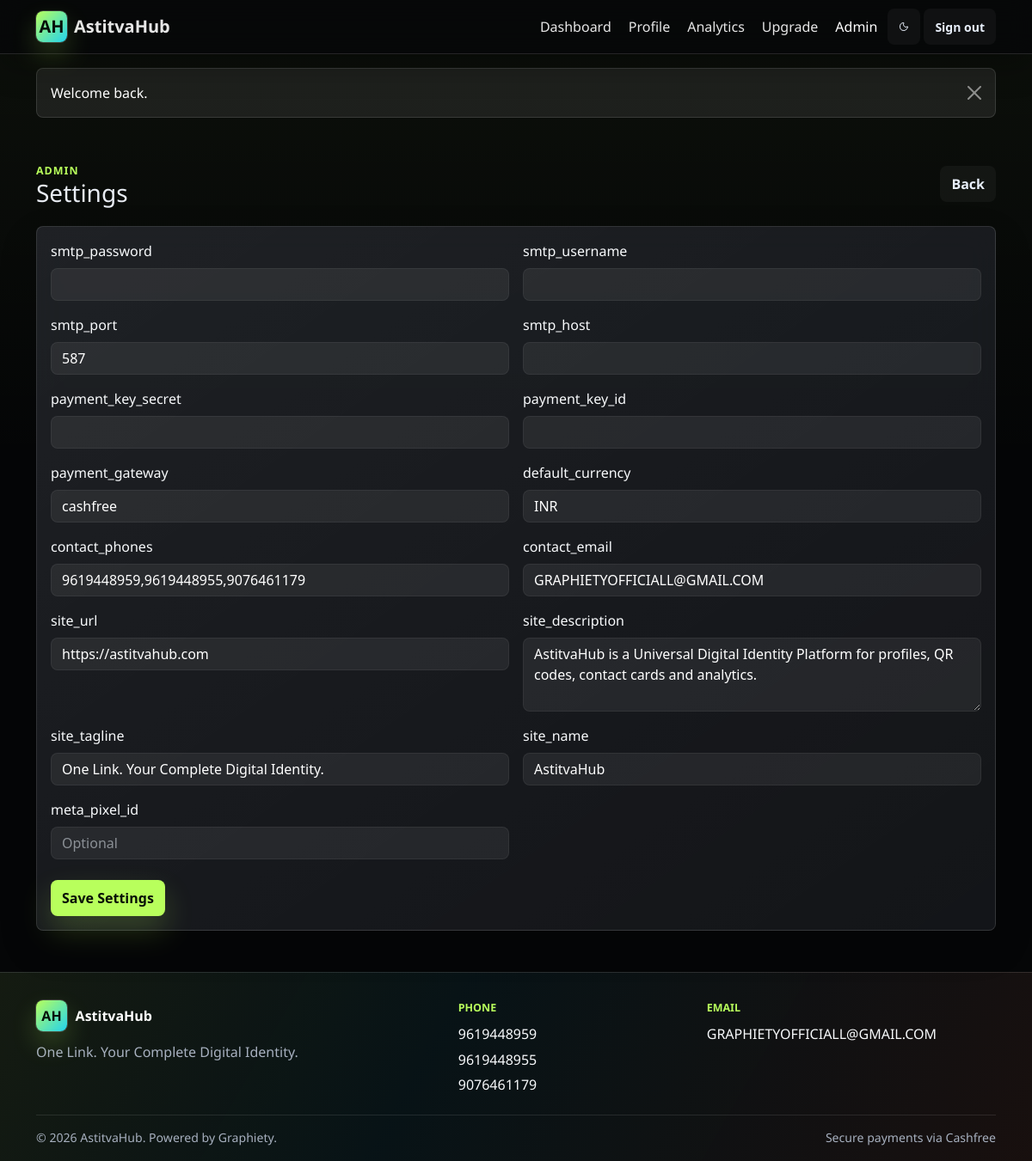
The app's page /admin/settings (signed in) with its own data.
### tables this page shows
CREATE TABLE settings (
    id BIGINT UNSIGNED AUTO_INCREMENT PRIMARY KEY,
    setting_key VARCHAR(120) NOT NULL,
    setting_value TEXT NULL,
    setting_type ENUM('text','textarea','email','url','number','boolean','json','password') NOT NULL DEFAULT 'text',
    is_public TINYINT(1) NOT NULL DEFAULT 0,
    created_at DATETIME NOT NULL DEFAULT CURRENT_TIMESTAMP,
    updated_at DATETIME NOT NULL DEFAULT CURRENT_TIMESTAMP ON UPDATE CURRENT_TIMESTAMP,
    UNIQUE KEY settings_key_unique (setting_key)
);

### app/Core/View.php (called while the page is built, shortened)
<?php
final class View
{
    public static function render(string $view, array $data = [], string $layout = 'layouts/app'): void
    {
        $viewFile = app_path('Views/' . str_replace('.', '/', $view) . '.php');
        extract($data, EXTR_SKIP);
        require $viewFile;
    }
}

### app/Core/Controller.php (called while the page is built, shortened)
<?php
abstract class Controller
{
    protected function view(string $view, array $data = [], string $layout = 'layouts/app'): void
    {
        View::render($view, $data, $layout);
    }
}

### app/Controllers/AdminController.php (called while the page is built, shortened)
<?php
final class AdminController extends Controller
{
    public function settings(): void
    {
        $this->view('admin/settings', ['title' => 'Settings', 'rows' => AdminRepository::table('settings')]);
    }
}

### public/index.php (called while the page is built, shortened)
<?php
require BASE_PATH . '/app/Support/helpers.php';
$request = new Request();
$router = new Router();
$router->dispatch($request);

### app/Support/helpers.php (called while the page is built, shortened)
<?php
if (!function_exists('base_path')) {
    function base_path(string $path = ''): string
    {
        return BASE_PATH . ($path ? DIRECTORY_SEPARATOR . ltrim($path, DIRECTORY_SEPARATOR) : '');
    }
}
if (!function_exists('config')) {
    function config(?string $key = null, mixed $default = null): mixed
    {
        static $config = null;
        if ($config === null) {
            $config = [
                'app' => require base_path('config/app.php'),
                'database' => require base_path('config/database.php'),
                'category_fields' => require base_path('config/category_fields.php'),
                'payment' => require base_path('config/payment.php'),
            ];
        }
        $value = $config;
        foreach (explode('.', $key) as $segment) {
            $value = $value[$segment];
        }
        return $value;
    }
}
if (!function_exists('detect_base_url')) {
    function detect_base_url(): string
    {
        $configured = config('app.url');
        $https = (!empty($_SERVER['HTTPS']) && $_SERVER['HTTPS'] !== 'off') || (($_SERVER['SERVER_PORT'] ?? null) == 443);
        $scheme = $https ? 'https' : 'http';
        $host = $_SERVER['HTTP_HOST'] ?? 'localhost';
        $script = str_replace('\\', '/', $_SERVER['SCRIPT_NAME'] ?? '/index.php');
        $base = rtrim(str_replace('/index.php', '', $script), '/');
        return $scheme . '://' . $host . $base;
    }
}
if (!function_exists('url')) {
    function url(string $path = ''): string
    {
        $base = rtrim(detect_base_url(), '/');
        return $base . ($path ? '/' . ltrim($path, '/') : '');
    }
}
if (!function_exists('h')) {
    function h(mixed $value): string
    {
        return htmlspecialchars((string) $value, ENT_QUOTES | ENT_SUBSTITUTE, 'UTF-8');
    }
}

### app/Core/Database.php (called while the page is built, shortened)
<?php
final class Database
{
    private static ?PDO $connection = null;
    public static function connection(): PDO
    {
        if (self::$connection instanceof PDO) {
            return self::$connection;
        }
        $db = config('database');
        $dsn = sprintf(
            'mysql:host=%s;port=%s;dbname=%s;charset=%s',
            $db['host'],
            $db['port'],
            $db['database'],
            $db['charset']
        );
        try {
            self::$connection = new PDO($dsn, $db['username'], $db['password'], [
                PDO::ATTR_ERRMODE => PDO::ERRMODE_EXCEPTION,
                PDO::ATTR_DEFAULT_FETCH_MODE => PDO::FETCH_ASSOC,
                PDO::ATTR_EMULATE_PREPARES => false,
            ]);
        } catch (PDOException $exception) {
            if (config('app.debug')) {
                throw $exception;
            }
            http_response_code(500);
            exit('Database connection failed.');
        }
        return self::$connection;
    }
    public static function fetchAll(string $sql, array $bindings = []): array
    {
        $stmt = self::connection()->prepare($sql);
        $stmt->execute($bindings);
        return $stmt->fetchAll();
    }
}

### app/Models/AdminRepository.php (called while the page is built, shortened)
<?php
final class AdminRepository
{
    public static function table(string $table, int $limit = 200): array
    {
        return Database::fetchAll("SELECT * FROM {$table} ORDER BY id DESC LIMIT " . max(1, min(500, $limit)));
    }
}

### app/Views/admin/settings.php (the view, shortened to what this page needs)
<section class="container pb-5">
    <div class="dashboard-header">
        <div>
            <span class="eyebrow">Admin</span>
            <h1 class="h3 mb-0">Settings</h1>
        </div>
        <a class="btn btn-outline-secondary" href="<?= h(url('admin')) ?>">Back</a>
    </div>
    <form class="card" method="post" action="<?= h(url('admin/settings')) ?>">
        <div class="card-body">
            <div class="row g-3">
                <?php foreach ($rows as $row): ?>
                    <?php
                    $key = $row['setting_key'] ?? $row['key'] ?? '';
                    $value = $row['setting_value'] ?? $row['value'] ?? '';
                    $type = $row['setting_type'] ?? $row['type'] ?? 'text';
                    $inputType = in_array($type, ['email', 'url', 'number', 'password'], true) ? $type : 'text';
                    ?>
                    <div class="col-md-6">
                        <label class="form-label"><?= h($key) ?></label>
                        <?php if ($type === 'textarea'): ?>
                            <textarea class="form-control" name="settings[<?= h($key) ?>]" rows="3"><?= h($value) ?></textarea>
                        <?php else: ?>
                            <input class="form-control" type="<?= h($inputType) ?>" name="settings[<?= h($key) ?>]" value="<?= h($value) ?>">
                        <?php endif; ?>
                    </div>
                <?php endforeach; ?>
                <div class="col-md-6">
                    <label class="form-label">meta_pixel_id</label>
                    <input class="form-control" name="settings[meta_pixel_id]" placeholder="Optional">
                </div>
            </div>
            <button class="btn btn-primary mt-4" type="submit">Save Settings</button>
        </div>
    </form>
</section>

### app/Core/Router.php (shortened to what this page needs)
<?php
final class Router
{
    private array $routes = [];
    private function add(string $method, string $uri, array $action): void
    {
        $this->routes[] = [
            'method' => $method,
            'uri' => '/' . trim($uri, '/'),
            'action' => $action,
        ];
    }
    public function dispatch(Request $request): void
    {
        $path = $this->path();
        $method = $request->method();
        foreach ($this->routes as $route) {
            if ($route['method'] !== $method) {
                continue;
            }
            $params = $this->match($route['uri'], $path);
            if ($params === null) {
                continue;
            }
            [$controller, $handler] = $route['action'];
            $instance = new $controller();
            $instance->$handler(...array_values($params));
            return;
        }
    }
    private function path(): string
    {
        $path = parse_url($_SERVER['REQUEST_URI'] ?? '/', PHP_URL_PATH) ?: '/';
        $path = '/' . trim($path, '/');
        return $path === '/' ? '/' : rtrim($path, '/');
    }
    private function match(string $route, string $path): ?array
    {
        if ($route === $path) {
            return [];
        }
        $pattern = preg_replace_callback('/\{([a-zA-Z_][a-zA-Z0-9_]*)\}/', function (array $matches): string {
            return '(?P<' . $matches[1] . '>[A-Za-z0-9_.@-]+)';
        }, $route);
        $pattern = '#^' . $pattern . '$#';
        if (!preg_match($pattern, $path, $matches)) {
            return null;
        }
        $params = [];
        return $params;
    }
}

### records on screen
settings: setting_key "smtp_password"
settings: setting_key "smtp_username"
settings: setting_key "smtp_port", value "587"
settings: setting_key "smtp_host"
settings: setting_key "payment_key_secret"
settings: setting_key "payment_key_id"
settings: setting_key "payment_gateway", value "cashfree"
settings: setting_key "default_currency", value "INR"
settings: setting_key "contact_phones", value "9619448959,9619448955,9076461179"
settings: setting_key "contact_email", value "GRAPHIETYOFFICIALL@GMAIL.COM"
settings: setting_key "site_url"
settings: setting_key "site_description", setting_key "AstitvaHub is a Universal Digital Identity Platform for profiles, QR codes, contact cards and analytics."
settings: setting_key "site_tagline", value "One Link. Your Complete Digital Identity."
settings: setting_key "site_name", value "AstitvaHub"

### other values on screen
$message "Welcome back."
$phone "9619448959"
$phone "9619448955"
$phone "9076461179"
